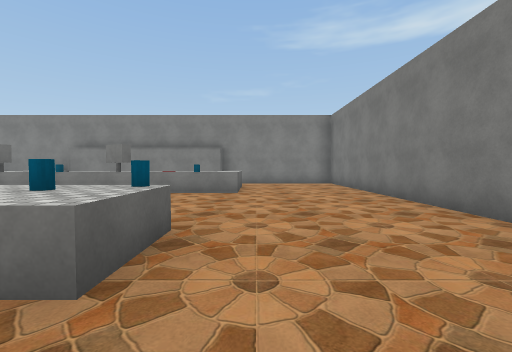
View 1 (above)

17 first-person views from a walk through a Unity game level. The camera is 1.4 m above the floor, tilts 2° down and sees 90° across. The floor is counted in squares, 2 m on a side. Each view is taken from the middle of a square. On the plan, view 1 faces up. The plan holds only what a view shows up to about 9 squares ahead; the rest is blank. The place goes on beyond the plan. Some surface patterns are stand-ins.

View 2
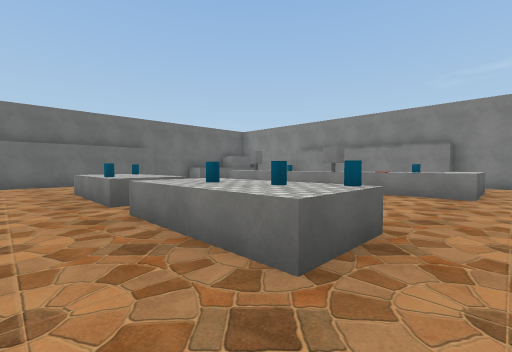

View 3
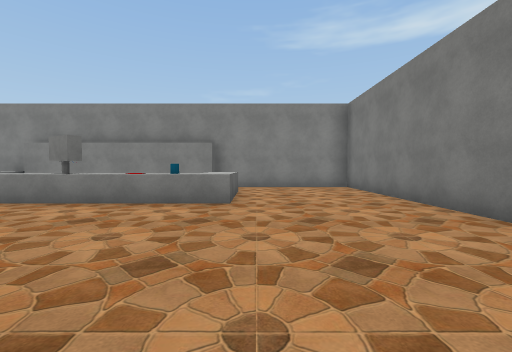

View 4
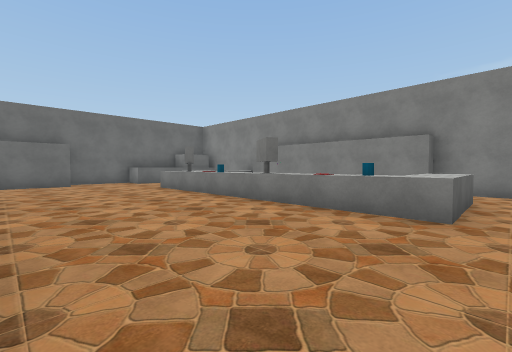

View 5
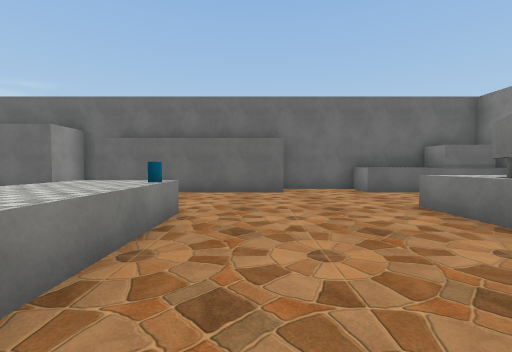

View 6
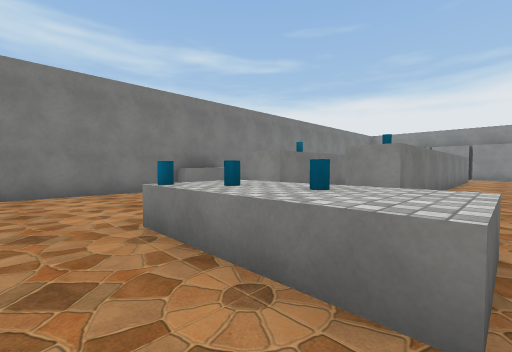

View 7
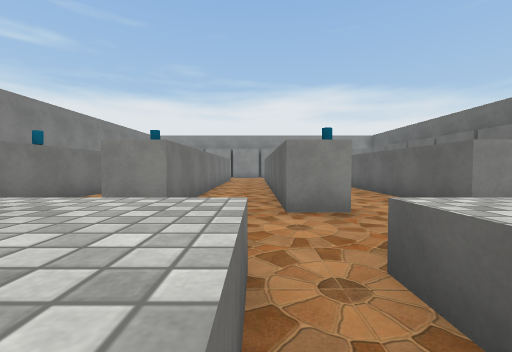

View 8
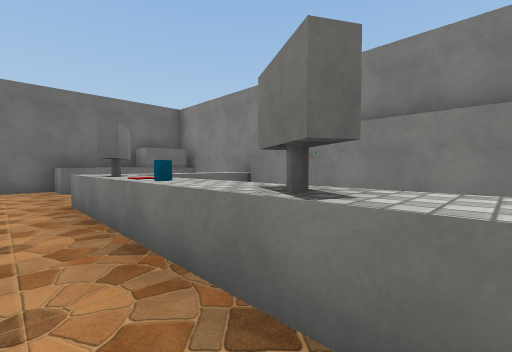

View 9
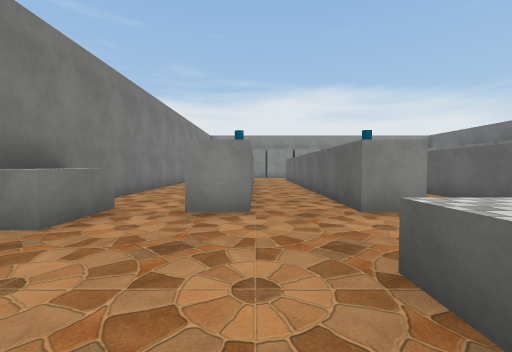

View 10
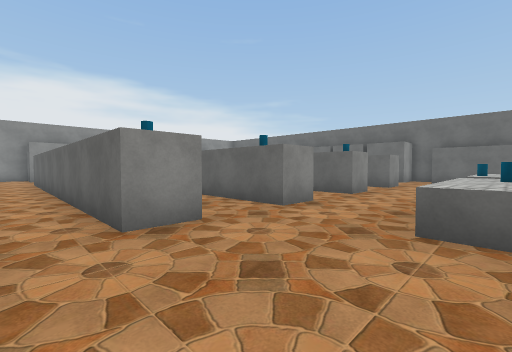

View 11
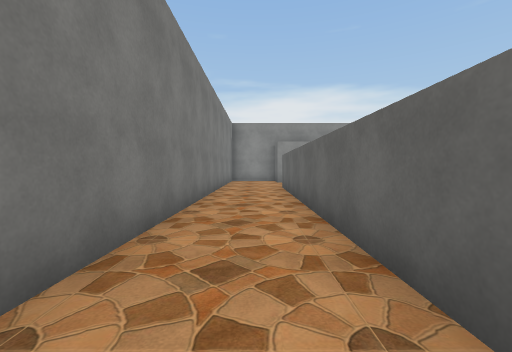

View 12
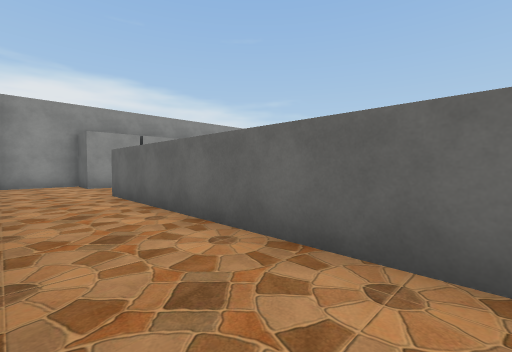

View 13
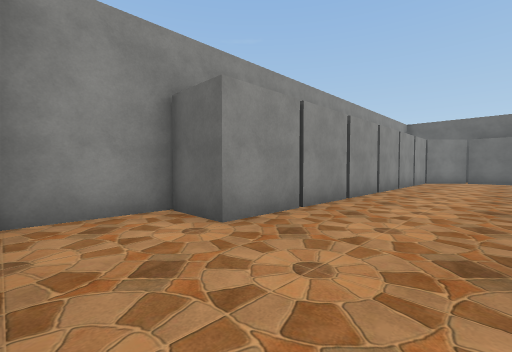

View 14
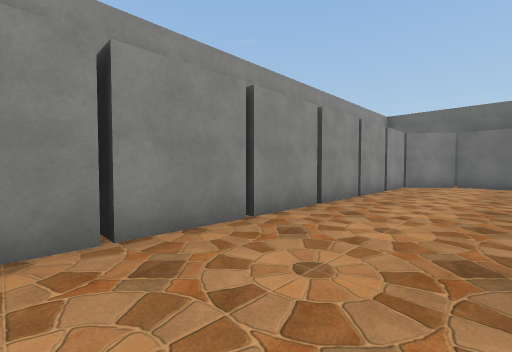

View 15
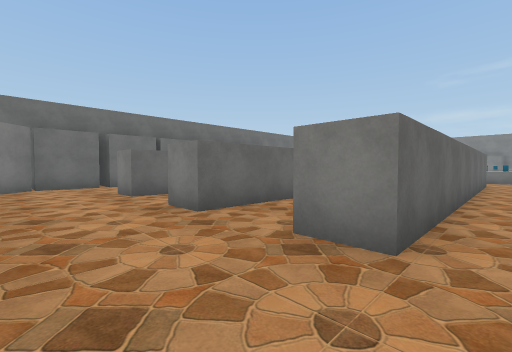

View 16
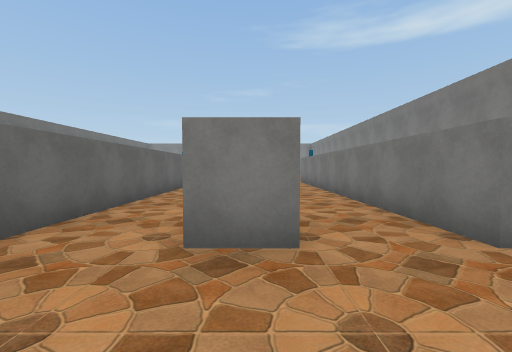

View 17
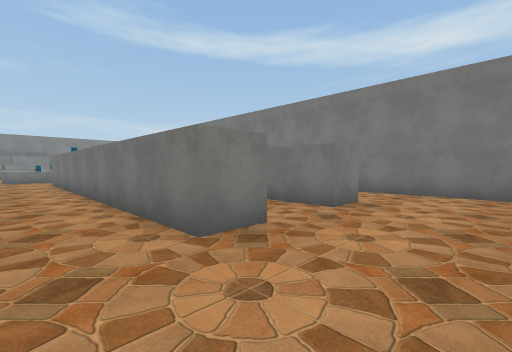

### Floor plan
Key: @ floor where view 1 was taken; # wall or solid block; . floor; ^ raised ledge; O other object.
Columns run from 12 left of view 1 to 4 right of it. Each row starts with its distance up from view 1.
 11  ###^############
 10  #  ^      .....#
  9 #^  ^      ^....#
  8 #^. ^......^....#
  7 #...^OO^O^O^....#
  6 #...............#
  5 #...............#
  4 ##..............#
  3  #...O.....O....#
  2  #...^O^^OO^....#
  1  #..............#
  0  #..........@..##
 -1     #..O..#.##.##
 -2  #  #..#..#.##..#
 -3  #  #..#..#.##..#
 -4     #. #..#.##..#
 -5     #. #..#.##..#
 -6     #  #..#.##..#
 -7        #..#.##..#
 -8        #..#.##..#
 -9        #..#.##..#
-10  #. #. #..#.##..#
-11  #..............#
-12  #..............#
-13  #..............#
-14  #############..
-15              ###

Positions as (right, up) in squares from view 1, and headings:
1: (0, 0), facing up
2: (0, 0), facing up-left
3: (0, 2), facing up
4: (0, 3), facing up-left
5: (-4, 4), facing left
6: (-4, 4), facing down-right
7: (-4, 3), facing down
8: (-3, 6), facing up-left
9: (0, 3), facing down
10: (2, 2), facing down-left
11: (2, -2), facing down
12: (3, -4), facing down-left
13: (3, -11), facing down-left
14: (0, -11), facing down-left
15: (-1, -13), facing up-left
16: (-2, -13), facing up
17: (-4, -13), facing up-right
